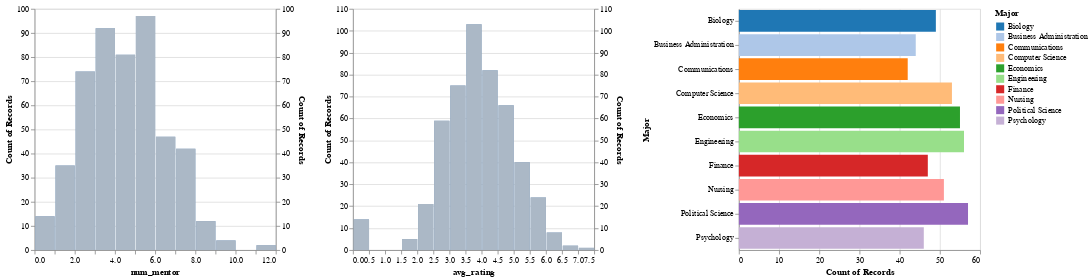

Notebook code cell kept with this figure:
### Code cell
#Interactive Altair visualization
#display histograms of data,sliced by a given attribute

#first, create a filter
major_filter=alt.selection_multi(fields=["Major"])
major_chart=alt.Chart().mark_bar().encode(
    x="count()",
    y=alt.Y("Major:N"),
    color=alt.condition(major_filter,
                        alt.Color("Major:N",scale=alt.Scale(scheme='category20')),
                        alt.value("lightgray"))
).properties(width=300,height=300,selection=major_filter)

# A function that generates a histogram of filtered data.
def filtered_hist(field, label, filter):
  """Creates a layered chart of histograms.
  The first layer (light gray) contains the histogram of the full data, and the
  second contains the histogram of the filtered data.
  Args:
    field: the field for which to generate the histogram.
    label: String label of the histogram.
    filter: an alt.Selection object to be used to filter the data.
  """
  base = alt.Chart().mark_bar().encode(
      x=alt.X(field, bin=alt.Bin(maxbins=20), title=label),
      y="count()").properties(width=300)
  return alt.layer(
      base.transform_filter(filter),
      base.encode(color=alt.value('lightgray'), opacity=alt.value(.7)),
  ).resolve_scale(y='independent')

# Create a chart for the count, and one for the mean.
alt.hconcat(
    filtered_hist('num_mentor', 'num_mentor', major_filter),
    filtered_hist('avg_rating', 'avg_rating', major_filter),
    major_chart,
    data=df_mentee)

### Figure 1 — Vega-Lite specification as saved in the notebook (floating-point values rounded to 4 significant figures; data arrays with more than 128 entries replaced by an {"elided": "..."} marker saying what was removed)
{"config": {"view": {"continuousWidth": 400, "continuousHeight": 300}}, "hconcat": [{"layer": [{"mark": "bar", "encoding": {"x": {"bin": {"maxbins": 20}, "field": "num_mentor", "title": "num_mentor", "type": "quantitative"}, "y": {"aggregate": "count", "type": "quantitative"}}, "transform": [{"filter": {"selection": "selector001"}}], "width": 300}, {"mark": "bar", "encoding": {"color": {"value": "lightgray"}, "opacity": {"value": 0.7}, "x": {"bin": {"maxbins": 20}, "field": "num_mentor", "title": "num_mentor", "type": "quantitative"}, "y": {"aggregate": "count", "type": "quantitative"}}, "width": 300}], "resolve": {"scale": {"y": "independent"}}}, {"layer": [{"mark": "bar", "encoding": {"x": {"bin": {"maxbins": 20}, "field": "avg_rating", "title": "avg_rating", "type": "quantitative"}, "y": {"aggregate": "count", "type": "quantitative"}}, "transform": [{"filter": {"selection": "selector001"}}], "width": 300}, {"mark": "bar", "encoding": {"color": {"value": "lightgray"}, "opacity": {"value": 0.7}, "x": {"bin": {"maxbins": 20}, "field": "avg_rating", "title": "avg_rating", "type": "quantitative"}, "y": {"aggregate": "count", "type": "quantitative"}}, "width": 300}], "resolve": {"scale": {"y": "independent"}}}, {"mark": "bar", "encoding": {"color": {"condition": {"field": "Major", "scale": {"scheme": "category20"}, "type": "nominal", "selection": "selector001"}, "value": "lightgray"}, "x": {"aggregate": "count", "type": "quantitative"}, "y": {"field": "Major", "type": "nominal"}}, "height": 300, "selection": {"selector001": {"type": "multi", "fields": ["Major"]}}, "width": 300}], "data": {"name": "data-f3a332896967eb5cec7ebde7a41d3828"}, "$schema": "https://vega.github.io/schema/vega-lite/v4.17.0.json", "datasets": {"data-f3a332896967eb5cec7ebde7a41d3828": {"elided": "500 records"}}}
